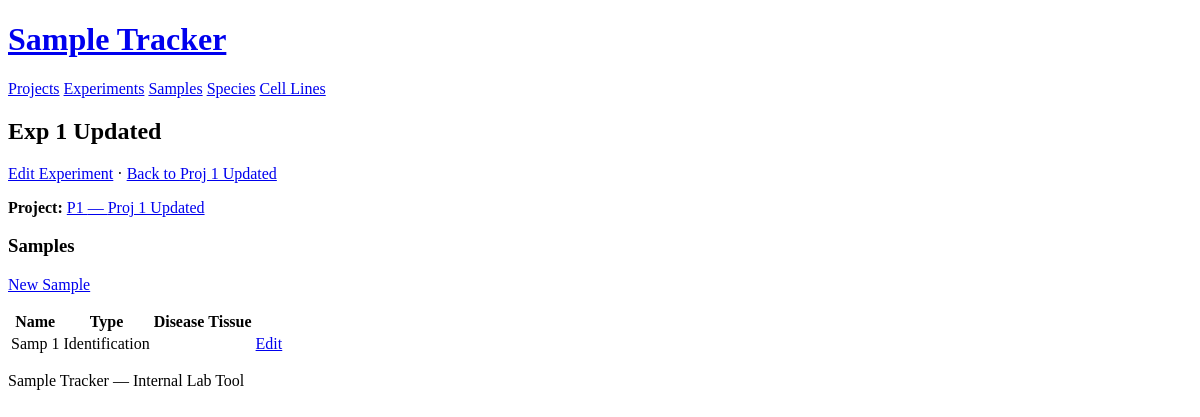
The page /experiments/1 on the database as committed earlier.
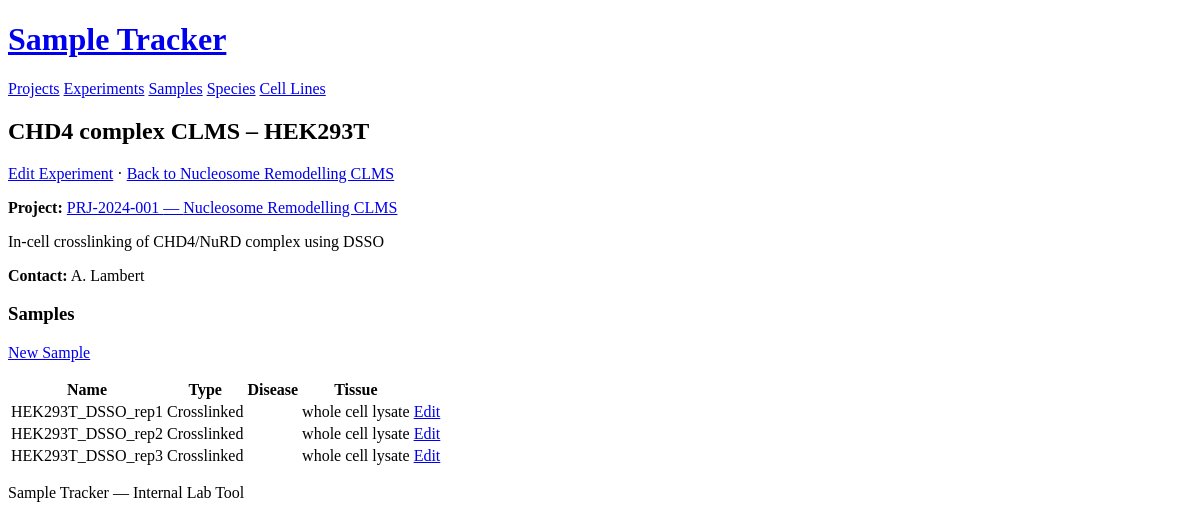
The same page on the database as committed later.
### models.py (models this page shows)
class Experiment(db.Model):
    __tablename__ = "experiment"
    id = db.Column(db.Integer, primary_key=True, autoincrement=True)
    project_id = db.Column(db.Integer, db.ForeignKey("project.id"), nullable=False)
    name = db.Column(db.Text, nullable=False)
    description = db.Column(db.Text)
    contact_person = db.Column(db.Text)
    project = db.relationship("Project", back_populates="experiments")
    samples = db.relationship("Sample", back_populates="experiment")

class Project(db.Model):
    __tablename__ = "project"
    id = db.Column(db.Integer, primary_key=True, autoincrement=True)
    code = db.Column(db.Text, nullable=False)
    name = db.Column(db.Text, nullable=False)
    description = db.Column(db.Text)
    contact_person = db.Column(db.Text)
    active = db.Column(db.Boolean, nullable=False, default=True)
    experiments = db.relationship("Experiment", back_populates="project")

class Sample(db.Model):
    __tablename__ = "sample"
    id = db.Column(db.Integer, primary_key=True, autoincrement=True)
    experiment_id = db.Column(
        db.Integer, db.ForeignKey("experiment.id"), nullable=False
    )
    name = db.Column(db.Text, nullable=False)
    comment = db.Column(db.Text)
    file_name_root = db.Column(db.Text)
    disease = db.Column(db.Text)
    phenotype = db.Column(db.Text)
    isotope_labeling_channel = db.Column(db.Text)
    chemical_labelling = db.Column(db.Text)
    tissue = db.Column(db.Text)
    organism_age = db.Column(db.Float)
    organism_age_unit = db.Column(db.Text)
    organism_sex = db.Column(db.Text)
    enrichment_process = db.Column(db.Text)
    replicate = db.Column(db.Text)
    synthetic_peptide = db.Column(db.Text)
    digestion = db.Column(db.Text)
    protein_isolation_or_fractionation = db.Column(db.Text)
    crosslinked_sample = db.Column(db.Integer, nullable=False, default=0)
    quantitation = db.Column(db.Integer, default=0)
    quantitation_scheme = db.Column(db.Text)
    quantitation_method = db.Column(db.Text)
    crosslinker = db.Column(db.Text)
    crosslinking_type = db.Column(db.Text)
    protein_or_cell_concentration = db.Column(db.Float)
    protein_or_cell_concentration_unit = db.Column(db.Text)
    crosslinker_or_compound_concentration = db.Column(db.Float)
    crosslinker_or_compound_concentration_unit = db.Column(db.Text)
    organic_solvent_concentration = db.Column(db.Float)
    organic_solvent_concentration_unit = db.Column(db.Text)
    reaction_temperature_in_celsius = db.Column(db.Float)
    reaction_time_in_minutes = db.Column(db.Float)
    quenching_reagent = db.Column(db.Text)
    uv_source = db.Column(db.Text)
    uv_time_in_seconds = db.Column(db.Float)
    uv_wavelength_in_nanometers = db.Column(db.Float)
    peptide_level_fraction = db.Column(db.Text)
    __mapper_args__ = {
        "polymorphic_on": crosslinked_sample,
        "polymorphic_identity": -1,
    }
    experiment = db.relationship("Experiment", back_populates="samples")
    species_list = db.relationship(
        "Species", secondary=sample_species, backref="samples"
    )
    cell_lines = db.relationship(
        "CellLine", secondary=sample_cell_line, backref="samples"
    )

class IdentificationSample(Sample):
    __mapper_args__ = {"polymorphic_identity": 0}

### app.py (the view)
@app.route("/experiments/<int:id>")
def experiment_detail(id):
    experiment = db.get_or_404(Experiment, id)
    samples = Sample.query.filter_by(experiment_id=id).order_by(Sample.name).all()
    return render_template(
        "experiment/detail.html", experiment=experiment, samples=samples
    )

### templates/experiment/detail.html (shortened to what this page needs)
{% extends "base.html" %}
{% block content %}
<h2>{{ experiment.name }}</h2>
<p>
  <a href="{{ url_for('experiment_edit', id=experiment.id) }}">Edit Experiment</a>
  &middot;
  <a href="{{ url_for('project_detail', id=experiment.project.id) }}">Back to {{ experiment.project.name }}</a>
</p>
<p><strong>Project:</strong> <a href="{{ url_for('project_detail', id=experiment.project.id) }}">{{ experiment.project.code }} — {{ experiment.project.name }}</a></p>
{% if experiment.description %}
<p>{{ experiment.description }}</p>
{% endif %}
{% if experiment.contact_person %}
<p><strong>Contact:</strong> {{ experiment.contact_person }}</p>
{% endif %}
<h3>Samples</h3>
<p><a href="{{ url_for('sample_create', experiment_id=experiment.id) }}">New Sample</a></p>
<table>
  <thead>
    <tr>
      <th>Name</th>
      <th>Type</th>
      <th>Disease</th>
      <th>Tissue</th>
      <th></th>
    </tr>
  </thead>
  <tbody>
    {% for sample in samples %}
    <tr>
      <td>{{ sample.name }}</td>
      <td>{{ 'Crosslinked' if sample.crosslinked_sample else 'Identification' }}</td>
      <td>{{ sample.disease or '' }}</td>
      <td>{{ sample.tissue or '' }}</td>
      <td><a href="{{ url_for('sample_edit', id=sample.id) }}">Edit</a></td>
    </tr>
    {% else %}
    <tr><td colspan="5">No samples yet.</td></tr>
    {% endfor %}
  </tbody>
</table>
{% endblock %}

Rows that differ between the two databases and show on the page:
changed Experiment: name "Exp 1 Updated" → "CHD4 complex CLMS – HEK293T"; description (not shown) → "In-cell crosslinking of CHD4/NuRD complex using DSSO"; contact_person (not shown) → "A. Lambert"
changed Project: project.name "Proj 1 Updated" → "Nucleosome Remodelling CLMS"; project.code "P1" → "PRJ-2024-001"
changed IdentificationSample: name "Samp 1" → "HEK293T_DSSO_rep1"; crosslinked_sample "Identification" → "Crosslinked"; tissue (not shown) → "whole cell lysate"
added IdentificationSample: name "HEK293T_DSSO_rep2", crosslinked_sample "Crosslinked", tissue "whole cell lysate"
added IdentificationSample: name "HEK293T_DSSO_rep3", crosslinked_sample "Crosslinked", tissue "whole cell lysate"
Other text that changed with them:
text now shown: "Contact:"
